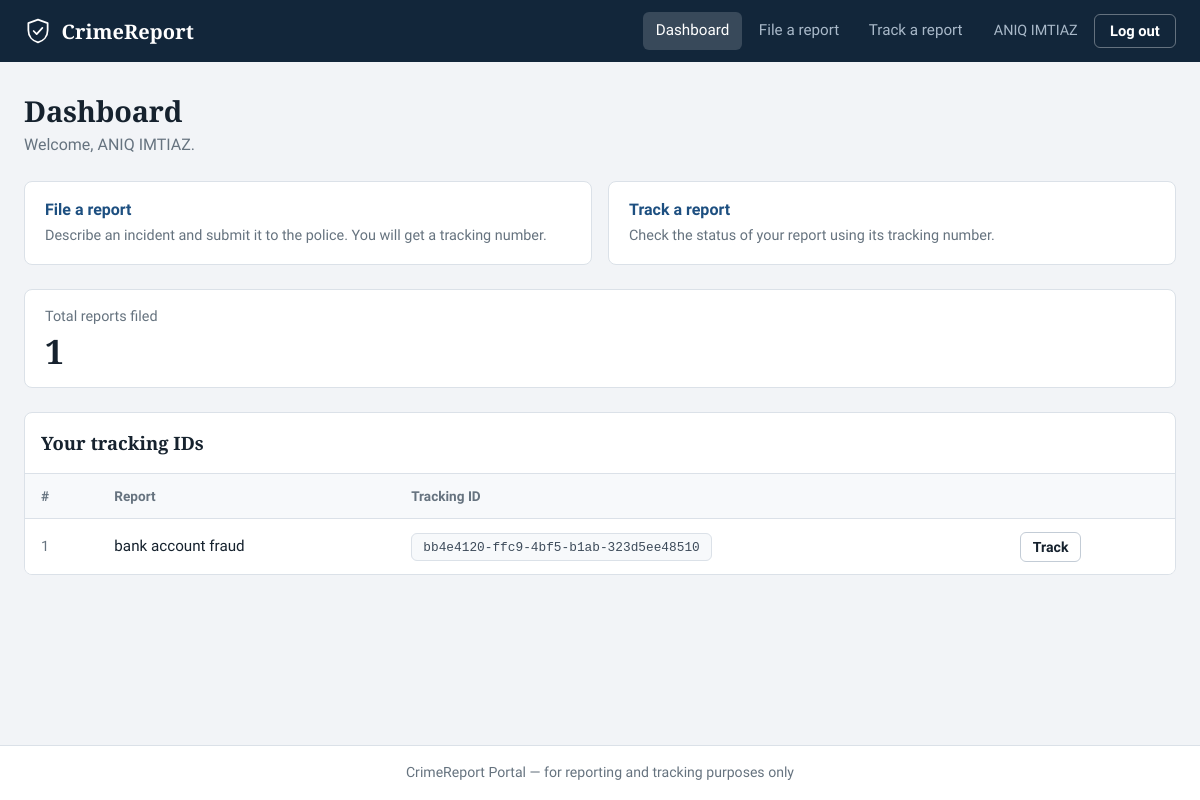
The app's page /dashboard/ (signed in) with its own data.
### reports/models.py (models this page shows, shortened)
class CrimeReport(models.Model):
    CRIME_TYPES = [
        ('theft',           'Theft / Burglary'),
        ('assault',         'Assault / Physical violence'),
        ('cybercrime',      'Cybercrime / Online fraud'),
        ('harassment',      'Harassment / Stalking'),
        ('vandalism',       'Vandalism / Property damage'),
        ('drug',            'Drug related'),
        ('fraud',           'Financial fraud / Scam'),
        ('missing_person',  'Missing person'),
        ('accident',        'Road accident'),
        ('other',           'Other'),
    ]
    STATUS_CHOICES = [
        ('pending',      'Pending'),
        ('investigating','Under Investigation'),
        ('resolved',     'Resolved'),
        ('closed',       'Closed'),
    ]
    PRIORITY_CHOICES = [
        ('low',      'Low'),
        ('medium',   'Medium'),
        ('high',     'High'),
        ('critical', 'Critical'),
    ]
    report_id       = models.UUIDField(default=uuid.uuid4, editable=False, unique=True)
    reporter        = models.ForeignKey(User, on_delete=models.SET_NULL, null=True, blank=True,
                                        related_name='reports')
    is_anonymous    = models.BooleanField(default=False)
    crime_type      = models.CharField(max_length=30, choices=CRIME_TYPES)
    title           = models.CharField(max_length=200)
    description     = models.TextField()
    incident_date   = models.DateField()
    incident_time   = models.TimeField(null=True, blank=True)
    location        = models.CharField(max_length=300)
    city            = models.CharField(max_length=100)
    state           = models.CharField(max_length=100, default='Telangana')
    pincode         = models.CharField(max_length=10, blank=True)
    suspect_name    = models.CharField(max_length=200, blank=True)
    suspect_desc    = models.TextField(blank=True, verbose_name='Suspect Description')
    evidence_image  = models.ImageField(upload_to='evidence/', null=True, blank=True)
    status          = models.CharField(max_length=20, choices=STATUS_CHOICES, default='pending')
    priority        = models.CharField(max_length=10, choices=PRIORITY_CHOICES, default='medium')
    admin_notes     = models.TextField(blank=True)
    created_at      = models.DateTimeField(auto_now_add=True)
    updated_at      = models.DateTimeField(auto_now=True)
    class Meta:
        ordering = ['-created_at']
        verbose_name = 'Crime Report'
        verbose_name_plural = 'Crime Reports'

### reports/views.py (the view)
# urls.py: path('dashboard/', views.dashboard_view, name='dashboard'),
@login_required
def dashboard_view(request):
    if hasattr(request.user, 'police_profile'):
        return redirect('police_dashboard')
    my_reports = CrimeReport.objects.filter(reporter=request.user)
    return render(request, 'reports/dashboard.html', {
        'total': my_reports.count(),
        'reports': my_reports,
    })

### reports/templates/reports/dashboard.html (shortened to what this page needs)
{% extends "reports/base.html" %}
{% block content %}
<div class="page-header">
  <div>
    <h1 class="page-title">Dashboard</h1>
    <p class="page-subtitle">Welcome, {{ user.get_full_name|default:user.username }}.</p>
  </div>
</div>
<div class="action-grid">
  <a href="{% url 'report_create' %}" class="action-card">
    <strong>File a report</strong>
    <span>Describe an incident and submit it to the police. You will get a tracking number.</span>
  </a>
  <a href="{% url 'track' %}" class="action-card">
    <strong>Track a report</strong>
    <span>Check the status of your report using its tracking number.</span>
  </a>
</div>
<div class="stats-grid">
  <div class="stat-card">
    <div class="stat-label">Total reports filed</div>
    <div class="stat-value">{{ total }}</div>
  </div>
</div>
<div class="card card-flush" style="margin-bottom:1.5rem;">
  <div class="card-head"><h2>Your tracking IDs</h2></div>
  {% if reports %}
  <div class="table-wrap">
    <table>
      <thead><tr><th>#</th><th>Report</th><th>Tracking ID</th><th></th></tr></thead>
      <tbody>
        {% for r in reports %}
        <tr>
          <td class="cell-muted">{{ forloop.counter }}</td>
          <td class="cell-title">{{ r.title|truncatechars:40 }}</td>
          <td><span class="id-chip">{{ r.report_id }}</span></td>
          <td><a href="{% url 'track' %}?report_id={{ r.report_id }}" class="btn btn-outline btn-sm">Track</a></td>
        </tr>
        {% endfor %}
      </tbody>
    </table>
  </div>
  {% else %}
  <div class="empty-state">
    <div class="empty-title">No reports yet</div>
    <p>Your tracking ID will appear here after you file a report.</p>
  </div>
  {% endif %}
</div>
{% endblock %}

### reports/templates/reports/base.html (shortened to what this page needs)
{% load static %}<!DOCTYPE html>
<html lang="en">
<head>
  <link rel="stylesheet" href="{% static 'reports/style.css' %}"/>
</head>
<body>
<header class="navbar">
  <div class="navbar-inner">
    <a class="navbar-brand" href="{% url 'home' %}">
      CrimeReport
    </a>
    <nav class="navbar-links" id="nav-menu" aria-label="Main">
      {% if user.is_authenticated %}
        {% if user.police_profile %}
          <a href="{% url 'police_dashboard' %}" class="nav-link {% if request.resolver_match.url_name == 'police_dashboard' %}active{% endif %}">Dashboard</a>
          <a href="{% url 'police_report_list' %}" class="nav-link {% if request.resolver_match.url_name == 'police_report_list' or request.resolver_match.url_name == 'police_report_detail' %}active{% endif %}">All reports</a>
          <span class="nav-user">{{ user.police_profile.get_rank_display }} {{ user.last_name }}</span>
          <form method="post" action="{% url 'police_logout' %}" class="nav-inline-form">
            {% csrf_token %}
            <button type="submit" class="nav-btn">Log out</button>
          </form>
        {% else %}
          <a href="{% url 'dashboard' %}" class="nav-link {% if request.resolver_match.url_name == 'dashboard' %}active{% endif %}">Dashboard</a>
          <a href="{% url 'report_create' %}" class="nav-link {% if request.resolver_match.url_name == 'report_create' %}active{% endif %}">File a report</a>
          <a href="{% url 'track' %}" class="nav-link {% if request.resolver_match.url_name == 'track' %}active{% endif %}">Track a report</a>
          <span class="nav-user">{{ user.get_full_name|default:user.username }}</span>
          <form method="post" action="{% url 'logout' %}" class="nav-inline-form">
            <button type="submit" class="nav-btn">Log out</button>
          </form>
        {% endif %}
      {% endif %}
    </nav>
  </div>
</header>
{% block body %}
<main>{% block content %}{% endblock %}</main>
{% endblock %}
<footer>CrimeReport Portal &mdash; for reporting and tracking purposes only</footer>
</body>
</html>

### records on screen
CrimeReport: title "bank account fraud", report_id "bb4e4120-ffc9-4bf5-b1ab-323d5ee48510"

### other values on screen
{{ user.get_full_name|default:user.username }} "ANIQ IMTIAZ"
{{ total }} "1"
